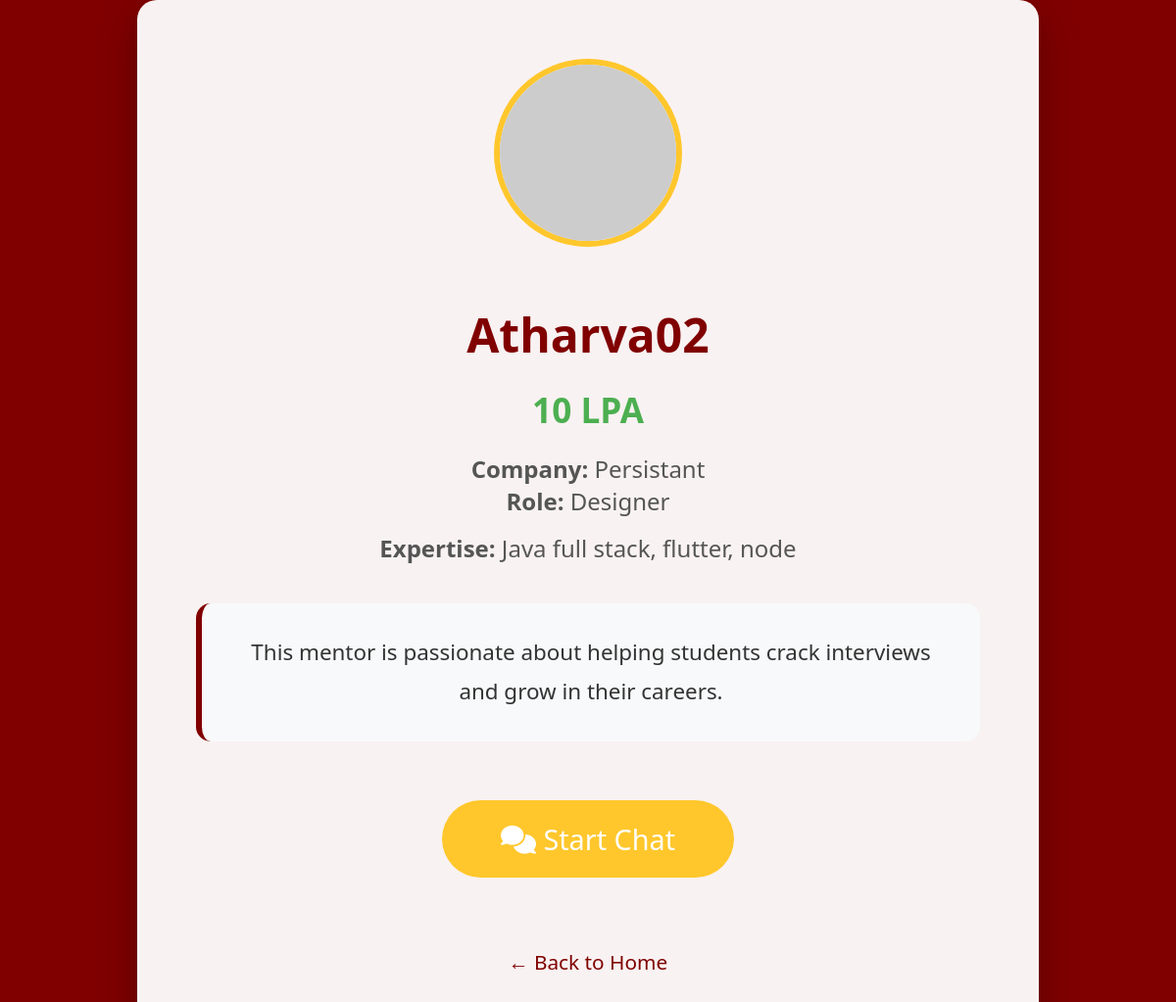
/profile/9/ (signed in), run on the app's committed database.
### question_gen/models.py (models this page shows, shortened)
class User(AbstractUser):
    USER_TYPE_CHOICES = (
        ('student', 'Student'),
        ('interviewer', 'Interviewer'),
        ('admin', 'Admin'),
    )
    user_type = models.CharField(
        max_length=20,
        choices=USER_TYPE_CHOICES,
        default='student'
    )
    package = models.CharField(max_length=50, blank=True, null=True)
    company = models.CharField(max_length=100, blank=True, null=True)
    role = models.CharField(max_length=100, blank=True, null=True)
    skills = models.CharField(max_length=200, blank=True, null=True)  # Added skills field
    bio = models.TextField(blank=True, null=True)
    profile_image = models.URLField(blank=True, null=True)
    class Meta:
        verbose_name = 'User'
        verbose_name_plural = 'Users'

### question_gen/views.py (the view, shortened to what this page needs)
# urls.py: path('profile/<int:user_id>/', views.user_profile, name='user_profile'),
@login_required
def user_profile(request, user_id):
    try:
        interviewer = User.objects.get(id=user_id, user_type='interviewer')
    except User.DoesNotExist:
        messages.error(request, "Interviewer not found.")
        return redirect('landing')
    shared_file_data = None
    file_name = None
    request_success = False
    return render(request, 'question_gen/user_profile.html', {
        'interviewer': interviewer,
        'shared_file_data': shared_file_data,
        'file_name': file_name,
        'request_success': request_success
    })

### question_gen/templates/question_gen/user_profile.html (shortened to what this page needs)
<!DOCTYPE html>
<html lang="en">
<head>
    <link rel="stylesheet" href="https://cdnjs.cloudflare.com/ajax/libs/font-awesome/6.4.0/css/all.min.css" />
</head>
<body>
    <div class="container">
        {% if interviewer.profile_image %}
            <img src="{{ interviewer.profile_image }}" alt="{{ interviewer.username }}" class="profile-img">
        {% else %}
            <img src="https://randomuser.me/api/portraits/lego/1.jpg" alt="{{ interviewer.username }}" class="profile-img">
        {% endif %}
        <h1>{{ interviewer.username }}</h1>
        {% if interviewer.package %}
            <div class="package">{{ interviewer.package }}</div>
        {% endif %}
        {% if interviewer.company or interviewer.role %}
            <div class="info">
                <strong>Company:</strong> {{ interviewer.company|default:"Not specified" }}<br>
                <strong>Role:</strong> {{ interviewer.role|default:"Not specified" }}
            </div>
        {% endif %}
        {% if interviewer.skills %}
            <div class="info"><strong>Expertise:</strong> {{ interviewer.skills }}</div>
        {% endif %}
        <div class="bio">
            {{ interviewer.bio|default:"This mentor is passionate about helping students crack interviews and grow in their careers." }}
        </div>
        <a href="{% url 'chat' interviewer.id %}" class="action-btn chat-btn">
            <i class="fas fa-comments"></i> Start Chat
        </a>
        <br><br>
        <a href="{% url 'landing' %}" class="back-btn">← Back to Home</a>
    </div>
</body>
</html>

### question_gen/templates/question_gen/user_profile.html (style rules this page uses)
body { font-family: 'Segoe UI', Arial, sans-serif; background-color:#800000 ; color: #333; margin: 0; padding: 0; min-height: 100vh; display: flex; justify-content: center; align-items: center; }
.container { background: rgba(255, 255, 255, 0.95); padding: 60px; border-radius: 20px; max-width: 800px; text-align: center; box-shadow: 0 15px 40px rgba(0, 0, 0, 0.3); backdrop-filter: blur(10px); }
.profile-img { width: 180px; height: 180px; border-radius: 50%; object-fit: cover; border: 6px solid #FFC72C; margin-bottom: 20px; }
h1 { font-size: 3em; color: #800000; margin-bottom: 10px; }
.package { font-size: 2.2em; color: #4CAF50; font-weight: bold; margin: 20px 0; }
.info { font-size: 1.5em; margin: 15px 0; color: #555; }
.bio { font-size: 1.4em; line-height: 1.8; margin: 40px 0; padding: 30px; background: #f8f9fa; border-radius: 15px; border-left: 6px solid #800000; }
.action-btn { padding: 20px 60px; font-size: 1.8em; background: #4CAF50; color: white; border: none; border-radius: 50px; cursor: pointer; margin: 20px; transition: all 0.3s; display: inline-block; text-decoration: none; }
.chat-btn { background: #FFC72C; }
.back-btn { color: #800000; text-decoration: none; font-size: 1.3em; margin-top: 30px; display: inline-block; }

### data on the page
User: username "Atharva02", package "10 LPA", company "Persistant", role "Designer", skills "Java full stack, flutter, node", bio "This mentor is passionate about helping students crack interviews and grow in their careers."
